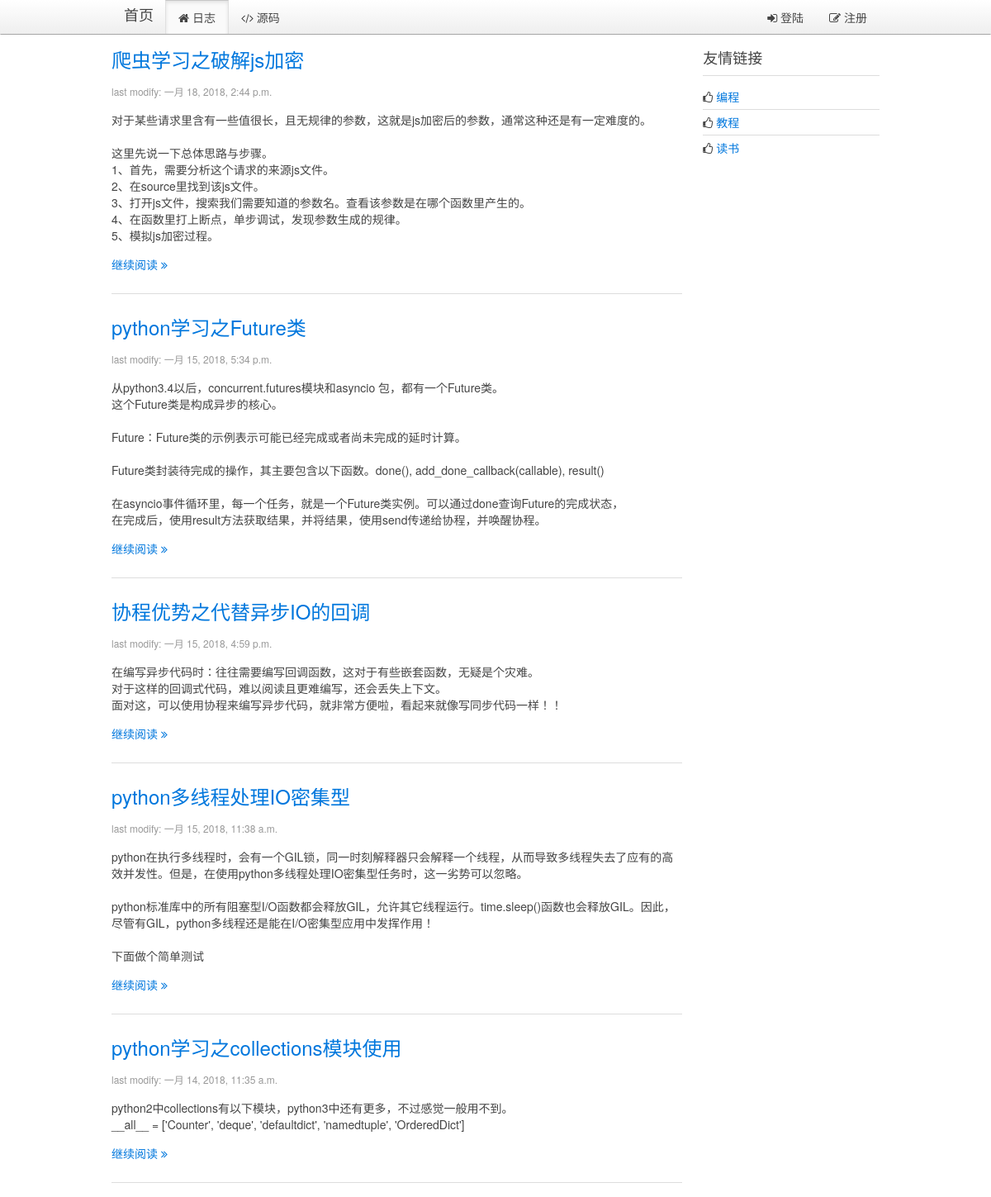
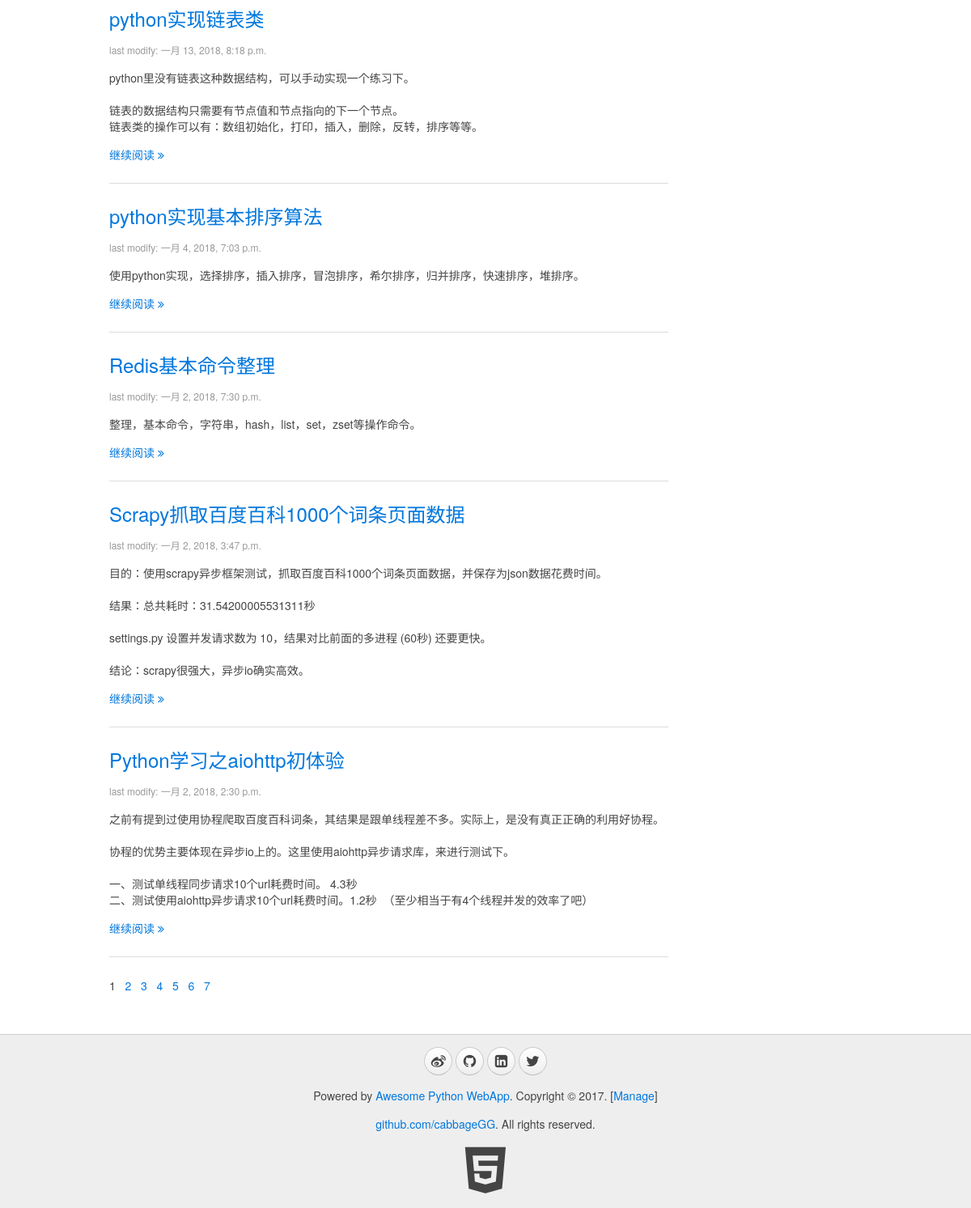
The app's page /, older data (2 pictures, top to bottom).
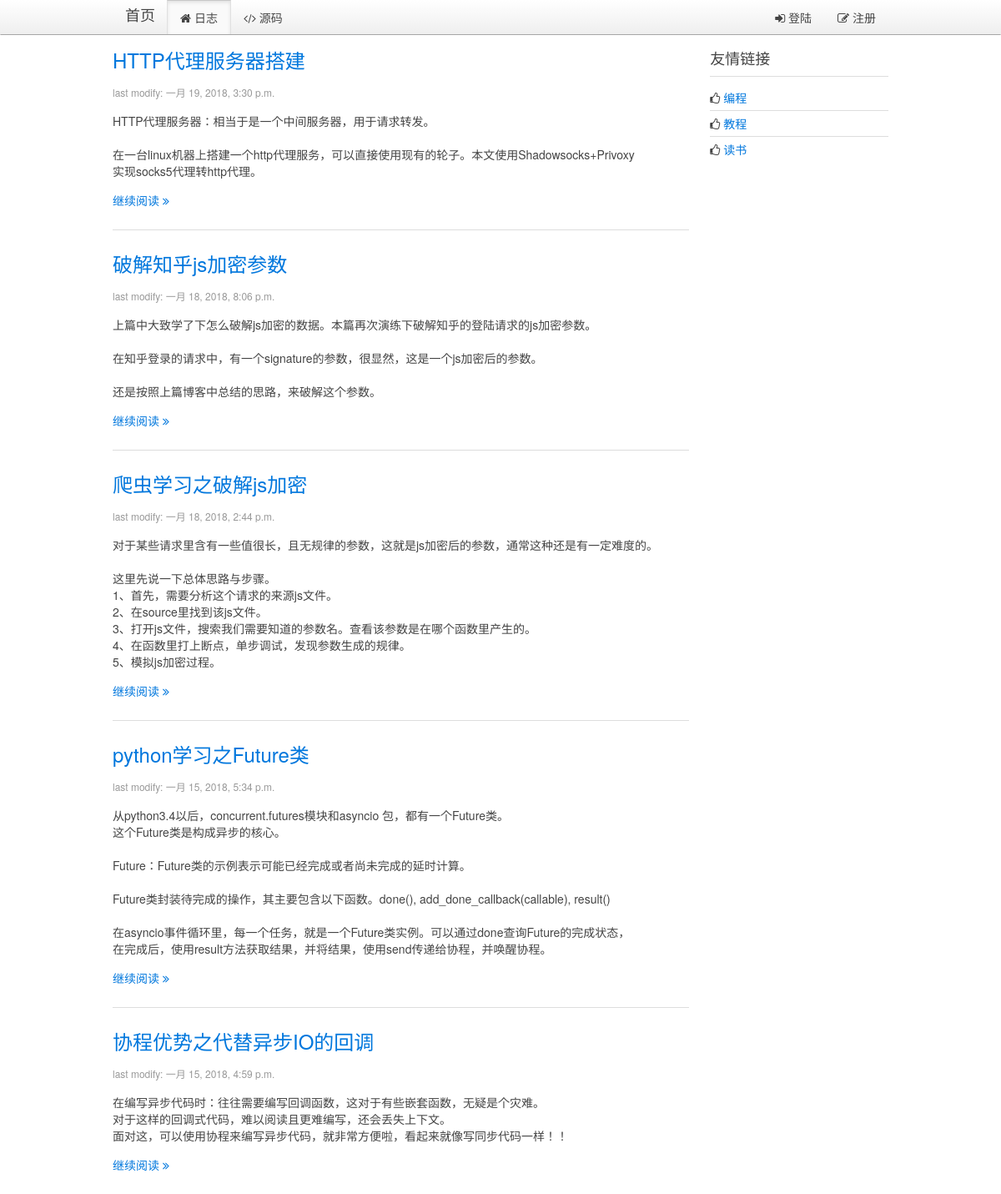
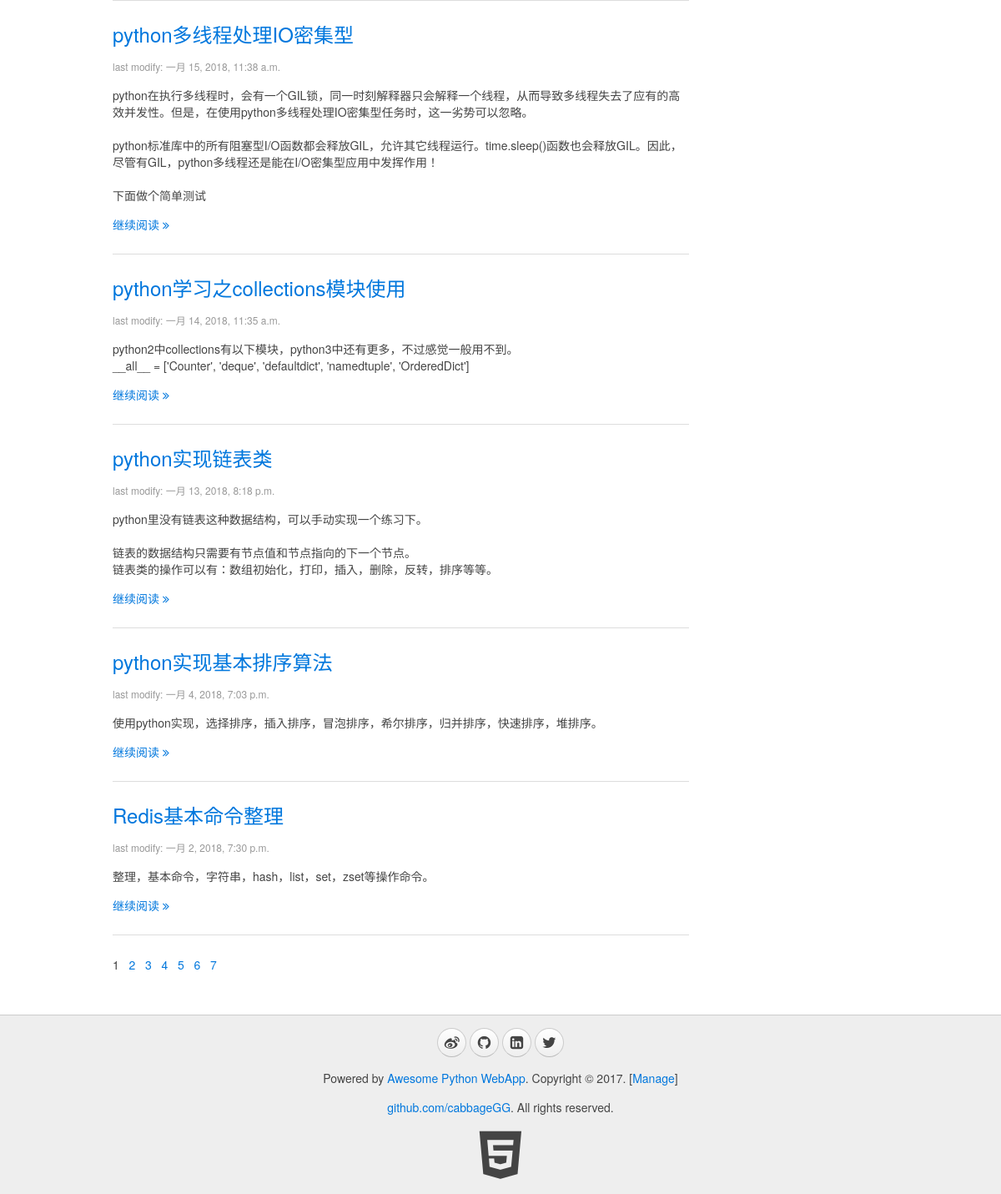
The same page, newer data (2 pictures, top to bottom).
### blog/models.py (models this page shows, shortened)
class Blog(models.Model):
    title = models.CharField(max_length=32, default="Title")
    content = models.TextField(null=True)
    summary = models.TextField(null=True)
    create_time = models.DateTimeField(null=True)

### blog/views.py (the view)
# urls.py: url(r'^$',views.blogs, name="index"),
def index(request):
    userinfo = ""
    account = request.COOKIES.get("account","")
    if account:
        userinfo = models.User.objects.filter(account=account)
        if userinfo:
            userinfo = userinfo[0]
    page = int(request.GET.get("p", "1"))
    first = (page - 1)*10
    end = first + 10
    blogs = models.Blog.objects.all()
    blogs = blogs[::-1]
    total_nums = len(blogs)
    if (total_nums % 10) > 0:
        page_nums = int(total_nums/10) + 1
    else:
        page_nums = int(total_nums/10)
    page_nums = range(0, page_nums)
    blogs = blogs[first:end]
    page = page - 1
    return render(request, "blog/index.html", {"blogs": blogs, "page":page, "page_nums":page_nums, "userinfo":userinfo})

### blog/templatetags/myfilter.py (called while the page is built)
@register.filter
def replaceTags(content):  #这里应该需要继续研究下，有时候需要空格，而不是&nbsp;
    content = content.replace("  ", "&nbsp;&nbsp;")  # 预处理空格
    content = content.replace("\n", "<br/>")  # 预处理换行
    return content

### blog/templates/blog/index.html (shortened to what this page needs)
{% extends '__base__.html' %}
{% load myfilter %}
{% block content %}
    <div class="uk-width-medium-3-4">
    {% for blog in blogs %}
        <article class="uk-article">
            <h2><a href="/blog/page/{{ blog.id }}">{{ blog.title }}</a></h2>
            <p class="uk-article-meta">last modify: {{ blog.create_time }}</p>
            <p>{% autoescape off %}{{ blog.summary | replaceTags }}{% endautoescape %}</p>
            <p><a href="/blog/page/{{ blog.id }}">继续阅读 <i class="uk-icon-angle-double-right"></i></a></p>
        </article>
        <hr class="uk-article-divider">
    {% endfor %}
        <div class="page">
        {% for page_num in page_nums %}
            {% if page_num == page %}
                <span>{{ page_num|add:"1" }}&nbsp;&nbsp;</span>
            {% else %}
                <a href="?p={{ page_num|add:"1" }}"><span>{{ page_num|add:"1" }}&nbsp;&nbsp;</span></a>
            {% endif %}
        {% endfor %}
        </div>
    </div>
    <div class="uk-width-medium-1-4">
        <div class="uk-panel uk-panel-header">
            <h3 class="uk-panel-title">友情链接</h3>
            <ul class="uk-list uk-list-line">
                <li><i class="uk-icon-thumbs-o-up"></i> <a target="_blank" href="https://github.com/cabbageGG">编程</a></li>
                <li><i class="uk-icon-thumbs-o-up"></i> <a target="_blank" href="https://www.liaoxuefeng.com/">教程</a></li>
                <li><i class="uk-icon-thumbs-o-up"></i> <a target="_blank" href="http://blog.jobbole.com/all-posts/">读书</a></li>
            </ul>
        </div>
    </div>
{% endblock %}

Row changes from the older to the newer data that the page shows:
no longer on this page (row unchanged): Blog: title "Scrapy抓取百度百科1000个词条页面数据", create_time "一月 2, 2018, 3:47 p.m.", summary "目的：使用scrapy异步框架测试，抓取百度百科1000个词条页面数据，并保存为json数据花费时间。 结果：总共耗时：31.54200005531311秒 settings.py 设置并发请求数为 10，结果对比前面的多进程 (60秒) 还要更快。 结论：scrapy很强大，异步io确实高效。"
no longer on this page (row unchanged): Blog: title "Python学习之aiohttp初体验", create_time "一月 2, 2018, 2:30 p.m.", summary "之前有提到过使用协程爬取百度百科词条，其结果是跟单线程差不多。实际上，是没有真正正确的利用好协程。 协程的优势主要体现在异步io上的。这里使用aiohttp异步请求库，来进行测试下。 一、测试单线程同步请求10个url耗费时间。 4.3秒 二、测试使用aiohttp异步请求10个url耗费时间。1.2秒 （至少相当于有4个线程并发的效率了吧）"
added Blog: title "HTTP代理服务器搭建", create_time "一月 19, 2018, 3:30 p.m.", summary "HTTP代理服务器：相当于是一个中间服务器，用于请求转发。 在一台linux机器上搭建一个http代理服务，可以直接使用现有的轮子。本文使用Shadowsocks+Privoxy 实现socks5代理转http代理。"
added Blog: title "破解知乎js加密参数", create_time "一月 18, 2018, 8:06 p.m.", summary "上篇中大致学了下怎么破解js加密的数据。本篇再次演练下破解知乎的登陆请求的js加密参数。 在知乎登录的请求中，有一个signature的参数，很显然，这是一个js加密后的参数。 还是按照上篇博客中总结的思路，来破解这个参数。"
